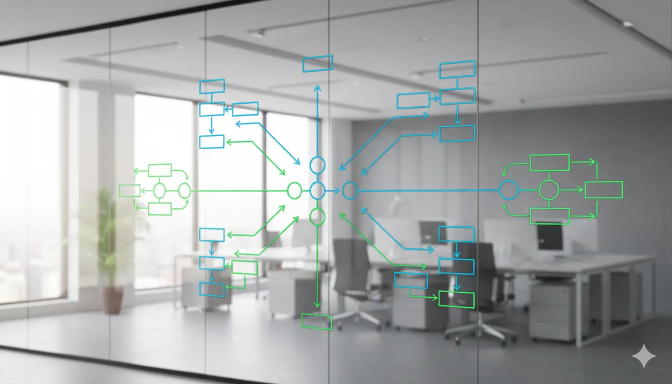
#> input picture assets/img/blog/blog-details-complementarios-3.webp, 1344 x 768 px (shown at 1/2 size); the run also reads 1 picture not shown here
$ python build-responsive-images.py
#> lines starting #> are read from the running program, lines starting #| are printed output that depends on the picture
from pathlib import Path

from PIL import Image


ROOT = Path(__file__).resolve().parent.parent
BLOG_DIRECTORY = ROOT / "assets" / "img" / "blog"
SERVICES_DIRECTORY = ROOT / "assets" / "img" / "services"
CTA_IMAGE = ROOT / "assets" / "img" / "cta" / "cta-1.webp"
SOURCES = [
    *sorted(BLOG_DIRECTORY.glob("blog-details-*.webp")),
    *sorted(SERVICES_DIRECTORY.glob("*.webp")),
    CTA_IMAGE,
]
SOURCES = [
    path for path in SOURCES
    if not path.stem.endswith(("-640", "-1280", "-card-640", "-card-1024"))
]
CARD_SOURCES = [
    *sorted(SERVICES_DIRECTORY.glob("*.webp")),
    BLOG_DIRECTORY / "blog-details-innovacion-5.webp",
    BLOG_DIRECTORY / "blog-details-complementarios-3.webp",
    BLOG_DIRECTORY / "blog-details-complementarios.webp",
    CTA_IMAGE,
]
CARD_SOURCES = [path for path in CARD_SOURCES if "-card-" not in path.stem and not path.stem.endswith(("-640", "-1280"))]


def build_variant(source: Path, width: int) -> Path:
#> called with width = 640
    destination = source.with_name(f"{source.stem}-{width}.webp")
    with Image.open(source) as image:
#> image is the input picture: PIL image 1344x768 RGB; mean R, G, B 163.5, 167.7, 167.2
        target_width = min(width, image.width)
#> target_width = 640
        target_height = round(image.height * target_width / image.width)
#> target_height = 366
        resized = image.resize((target_width, target_height), Image.Resampling.LANCZOS)
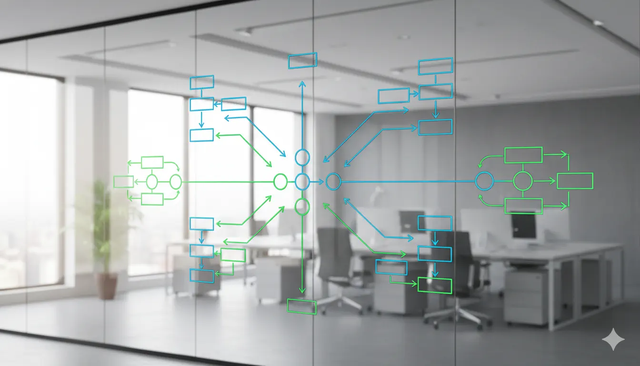
#> resized: PIL image 640x366 RGB; mean R, G, B 163.5, 167.6, 167.2
        resized.save(destination, "WEBP", quality=82, method=6)
    return destination


def build_card_variant(source: Path, width: int) -> Path:
    destination = source.with_name(f"{source.stem}-card-{width}.webp")
    target_height = round(width / 1.22)
    with Image.open(source) as image:
        source_ratio = image.width / image.height
        if source_ratio > 1.22:
            crop_width = round(image.height * 1.22)
            left = (image.width - crop_width) // 2
            image = image.crop((left, 0, left + crop_width, image.height))
        else:
            crop_height = round(image.width / 1.22)
            top = (image.height - crop_height) // 2
            image = image.crop((0, top, image.width, top + crop_height))
        resized = image.resize((width, target_height), Image.Resampling.LANCZOS)
        resized.save(destination, "WEBP", quality=82, method=6)
    return destination


generated = []
for source_path in SOURCES:
    generated.extend(build_variant(source_path, width) for width in (640, 1280))
#> pass 2 of the loop `for source_path in SOURCES:`:
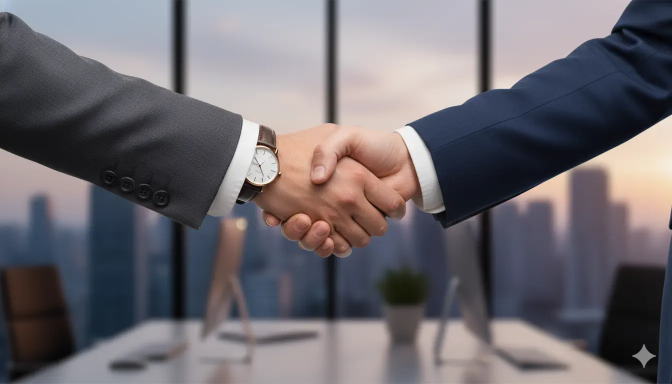
#> input picture assets/img/blog/blog-details-complementarios.webp, 1344 x 768 px (shown at 1/2 size)
#> in build_variant, image is the input picture: PIL image 1344x768 RGB; mean R, G, B 110.3, 105.9, 111.7
#> in build_variant (call 3), `resized = image.resize((target_width, target_height), Image.Resampling..`:
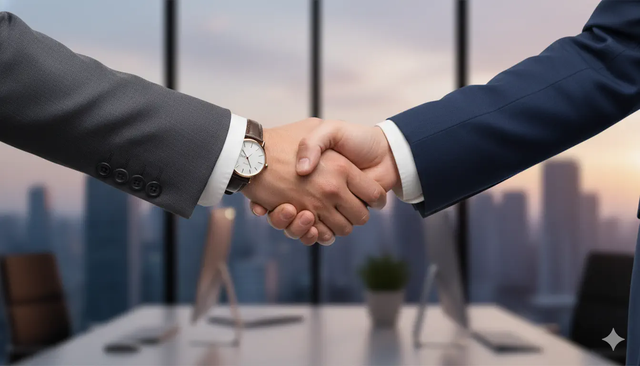
#> resized: PIL image 640x366 RGB; mean R, G, B 110.3, 105.9, 111.7
#> pass 3 of the loop `for source_path in SOURCES:`:
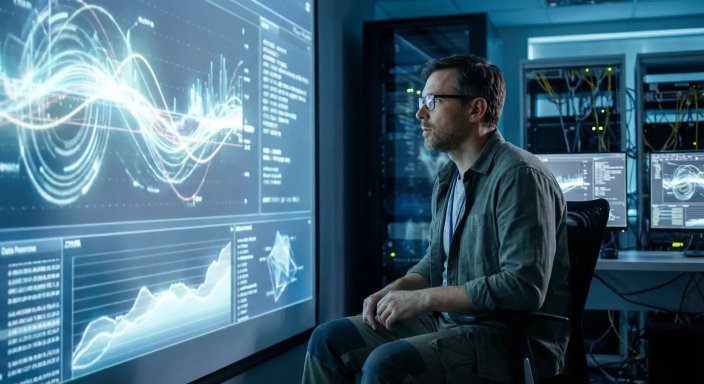
#> input picture assets/img/blog/blog-details-innovacion-5.webp, 1408 x 768 px (shown at 1/2 size)
#> in build_variant, image is the input picture: PIL image 1408x768 RGB; mean R, G, B 68.8, 103, 121
#> in build_variant (call 5), `resized = image.resize((target_width, target_height), Image.Resampling..`:
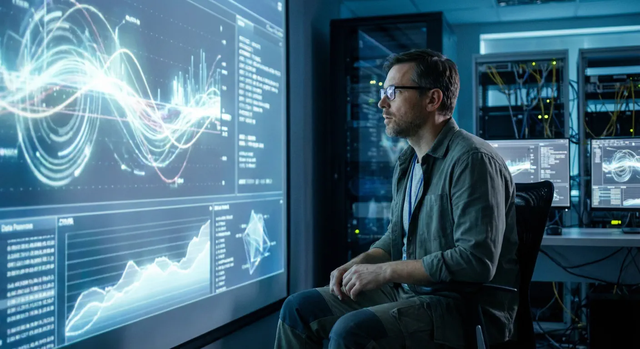
#> resized: PIL image 640x349 RGB; mean R, G, B 68.9, 103, 121
#> the loop made 4 passes; the first 3 are shown

for directory in (BLOG_DIRECTORY, SERVICES_DIRECTORY, CTA_IMAGE.parent):
    for stale_variant in directory.glob("*-card-*.webp"):
        stale_variant.unlink()
#> pass 2 of the loop `for directory in (BLOG_DIRECTORY, SERVICES_DIRECTORY, CTA_IMAGE.parent):`:
#> pass 3 of the loop `for directory in (BLOG_DIRECTORY, SERVICES_DIRECTORY, CTA_IMAGE.parent):`:

for source_path in CARD_SOURCES:
    generated.extend(build_card_variant(source_path, width) for width in (640, 1024))
#> in build_card_variant, `image = image.crop((left, 0, left + crop_width, image.height))`:
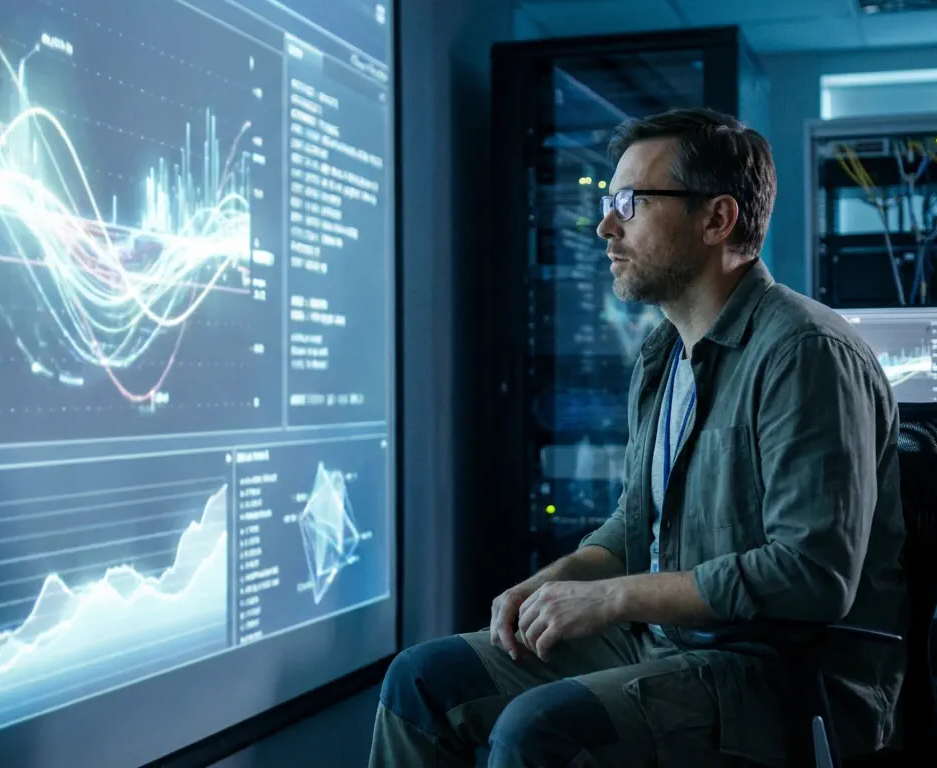
#> image: PIL image 937x768 RGB; mean R, G, B 66.2, 97, 114.2
#> pass 2 of the loop `for source_path in CARD_SOURCES:`:
#> in build_card_variant (call 3), `image = image.crop((left, 0, left + crop_width, image.height))`:
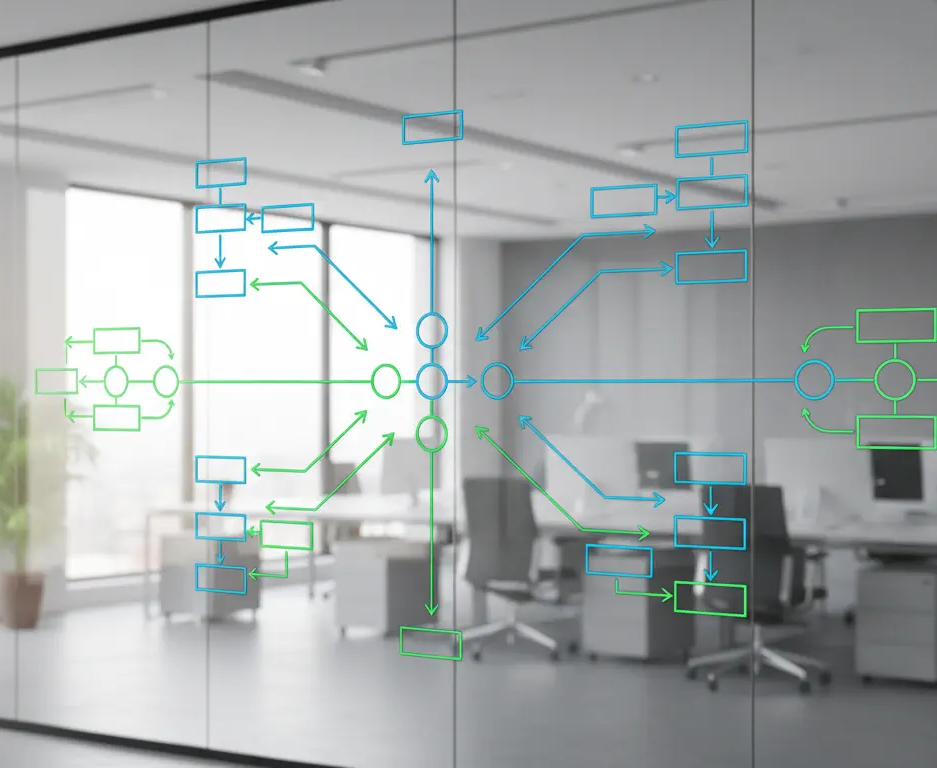
#> image: PIL image 937x768 RGB; mean R, G, B 165.3, 170.7, 170.3
#> pass 3 of the loop `for source_path in CARD_SOURCES:`:
#> in build_card_variant (call 5), `image = image.crop((left, 0, left + crop_width, image.height))`:
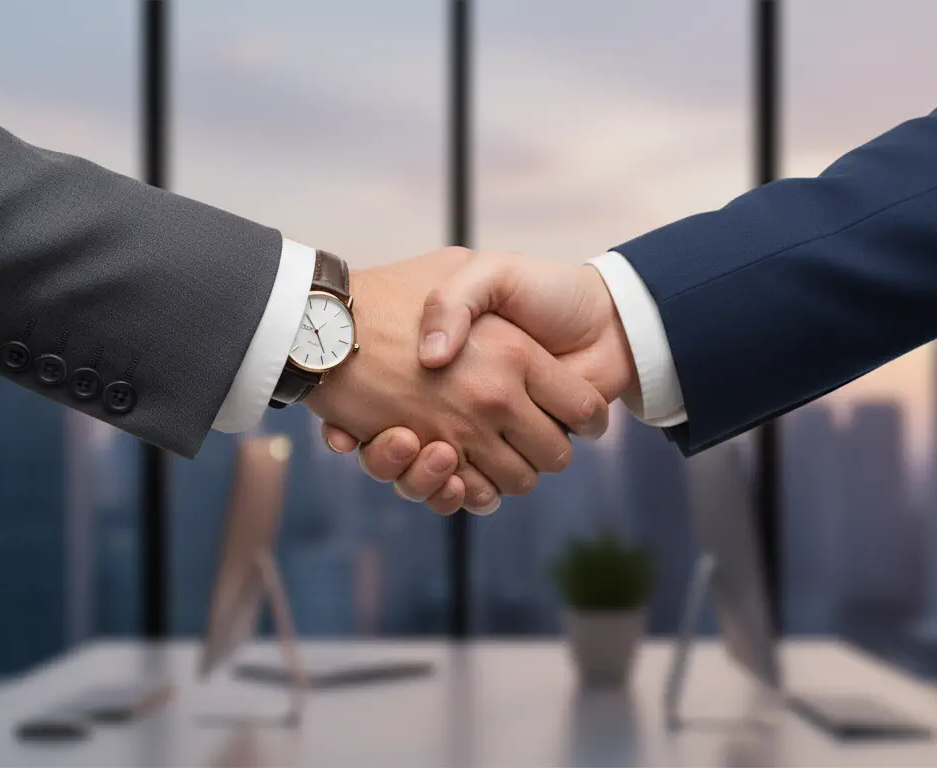
#> image: PIL image 937x768 RGB; mean R, G, B 121.5, 115.9, 121.2
#> the loop made 4 passes; the first 3 are shown

logo = ROOT / "assets" / "img" / "logo.webp"
#> (the run stopped early here; a loop or call above may not have finished)
